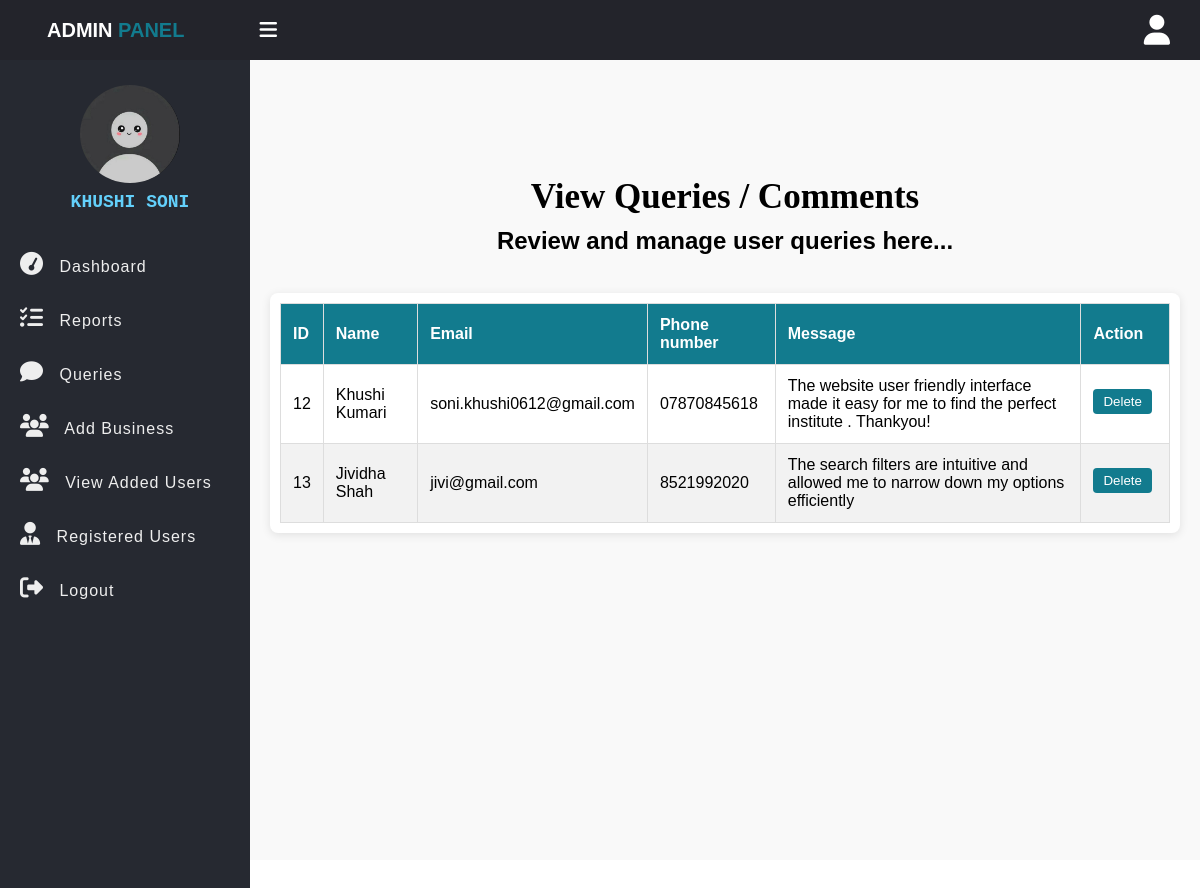
The page /mineAdmin/queries.php (signed in) on the database its author committed.
### tables this page shows
CREATE TABLE `queries` (
  `id` int(11) NOT NULL,
  `name` varchar(50) NOT NULL,
  `email` varchar(100) NOT NULL,
  `phone` varchar(15) NOT NULL,
  `message` text NOT NULL
);

### mineAdmin/queries.php (the view, shortened to what this page needs)
<!DOCTYPE html>
<html>
<head>
	<link rel="stylesheet" href="https://stackpath.bootstrapcdn.com/font-awesome/4.7.0/css/font-awesome.min.css">
    <link rel="stylesheet" href="https://cdnjs.cloudflare.com/ajax/libs/font-awesome/6.7.2/css/all.min.css" />
	<link rel="stylesheet" href="query.css">
</head>
<body>
	<header class="header">
		<h2 class="u-name">ADMIN <b>PANEL </b>
			<label for="checkbox">
				<i id="navbtn" class="fa fa-bars" aria-hidden="true"></i>
			</label>
		</h2>
		<i class="fa fa-user" aria-hidden="true"></i>
	</header>
	<div class="body">
		<nav class="side-bar">
			<div class="user-p">
				<img src="img/khushi.jpg">
				<h4>KHUSHI SONI</h4>
			</div>
			<ul>
				<li>
					<a href="dashboard.php">
						<i class="fa fa-tachometer" aria-hidden="true"></i>
						<span>Dashboard</span>
					</a>
				</li>
				<li>
					<a href="reports.php">
						<i class="fa fa-tasks" aria-hidden="true"></i>
						<span>Reports</span>
					</a>
				</li>
				<li>
					<a href="queries.php">
                    <i class="fa-solid fa-comment"></i>
						<span>Queries</span>
					</a>
				</li>
				<li>
					<a href="business.php">
					<i class="fa-solid fa-users"></i>
						<span>Add Business</span>
					</a>
				</li>
                <li>
					<a href="display.php">
					<i class="fa-solid fa-users"></i>
						<span>View Added Users</span>
					</a>
				</li>
				<li>
					<a href="addbusiness.php">
					<i class="fa-solid fa-user-tie"></i>
						<span>Registered Users</span>
					</a>
				</li>
                <li>
					<a href="../home.php">
					<i class="fa-solid fa-right-from-bracket"></i>
						<span>Logout</span>
					</a>
				</li>
			</ul>
		</nav>
		<section class="section-1">
        <div class="font">
                <h1>
                    View Queries / Comments
                </h1>
                <h2>Review and manage user queries here...</h2>
            </div>
            <div class="table-container">
    <table>
        <thead>
            <tr>
                <th>ID</th>
                <th>Name</th>
                <th>Email</th>
                <th>Phone number</th>
                <th>Message</th>
                <th>Action</th>
            </tr>
        </thead>
        <tbody>
            <?php
            $servername = "localhost";
            $username = "root";
            $password = "";
            $dbname = "registration_system";
            $conn = new mysqli($servername, $username, $password, $dbname);
            $sql = "SELECT id, name, email, phone , message FROM queries";
            $result = $conn->query($sql);
            if ($result->num_rows > 0) {
                while ($row = $result->fetch_assoc()) {
                    echo "<tr>";
                    echo "<td>" . htmlspecialchars($row["id"]) . "</td>";
                    echo "<td>" . htmlspecialchars($row["name"]) . "</td>";
                    echo "<td>" . htmlspecialchars($row["email"]) . "</td>";
                    echo "<td>" . htmlspecialchars($row["phone"]) . "</td>";
                    echo "<td>" . htmlspecialchars($row["message"]) . "</td>";
                    echo "<td>";
                    echo "<form method='POST' action='delete.php' style='display:inline;' onsubmit='return confirm(\"Are you sure you want to delete this user?\");'>
                            <input type='hidden' name='user_id' value='" . htmlspecialchars($row["id"]) . "'>
                            <button type='submit'>Delete</button>
                          </form>";
                    echo "</td>";
                    echo "</tr>";
                }
            } else {
                echo "<tr><td colspan='5'>No records found.</td></tr>";
            }
            ?>
        </tbody>
    </table>
</div>
</section>
</div>
</body>
</html>

### mineAdmin/query.css (style rules this page uses)
* { padding: 0; margin: 0; box-sizing: border-box; font-family: arial, sans-serif; }
.header { display: flex; justify-content: space-between; align-items: center; padding: 15px 30px; background: #23242b; color: #fff; }
.u-name { font-size: 20px; padding-left: 17px; }
.u-name b { color: #127b8e; }
.header i { font-size: 30px; cursor: pointer; color: #fff; }
.user-p { text-align: center; padding-left: 10px; padding-top: 25px; }
.user-p img { width: 100px; border-radius: 50%; }
.user-p h4 { color: #63d0fb; padding: 5px 0; font-size: 18px; font-family:monospace; }
.side-bar { width: 250px; background: #262931; min-height: 900vh; transition: 500ms width; }
.body { display: flex; min-height: 100vh; }
.section-1 { width: 100%; flex-direction: column; justify-content: flex-start; background-size: cover; background-position: center; display: flex; justify-content: center; align-items: center; flex-direction: column; }
.section-1 h1 { color: black; font-size: 35px; text-align: center; font-family: Georgia, 'Times New Roman', Times, serif; margin-top: -210px; margin-bottom: 10px; }
.section-1 h2 { text-align: center; font-family: 'Lucida Sans', 'Lucida Sans Regular', 'Lucida Grande', 'Lucida Sans Unicode', Geneva, Verdana, sans-serif; font-size: 24px; margin-top: 10px; }
.side-bar ul { margin-top: 20px; list-style: none; }
.side-bar ul li { font-size: 16px; padding: 15px 0px; padding-left: 20px; transition: 500ms background; white-space: nowrap; overflow: hidden; text-overflow: ellipsis; }
.side-bar ul li a { text-decoration: none; color: #eee; cursor: pointer; letter-spacing: 1px; }
.side-bar ul li a i { display: inline-block; padding-right: 10px; font-size: 23px; }
#navbtn { display: inline-block; margin-left: 70px; font-size: 20px; transition: 500ms color; }
.section-1 { margin: 0; padding: 20px; width: calc(100% - 250px); position: absolute; left: 250px; background: #f9f9f9; box-sizing: border-box; min-height: 100vh; overflow-x: auto; }
.table-container { display: block; width: 100%; overflow-x: auto; background-color: #fff; padding: 10px; border-radius: 8px; box-shadow: 0 2px 10px rgba(0, 0, 0, 0.1); margin-top: -94px; }
table { width: 100%; border-collapse: collapse; }
table th, table td { padding: 12px; text-align: left; border: 1px solid #ddd; }
table th { background-color: #127b8e; color: #fff; font-weight: bold; }
table tr:nth-child(even) { background-color: #f2f2f2; }
button { padding: 5px 10px; color: #fff; background-color: #127b8e; border: none; border-radius: 4px; cursor: pointer; margin-bottom: 5px; }
form { display: inline-block; margin-right: 5px; }

### rows shown on the page
queries: id "12", name "Khushi Kumari", email "soni.khushi0612@gmail.com", phone "07870845618", message "The website user friendly interface made it easy for me to find the perfect institute . Thankyou!"
queries: id "13", name "Jividha Shah", email "jivi@gmail.com", phone "8521992020", message "The search filters are intuitive and allowed me to narrow down my options efficiently"
